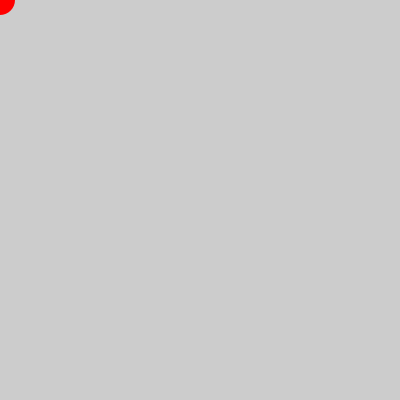
Frame 1 (no input)
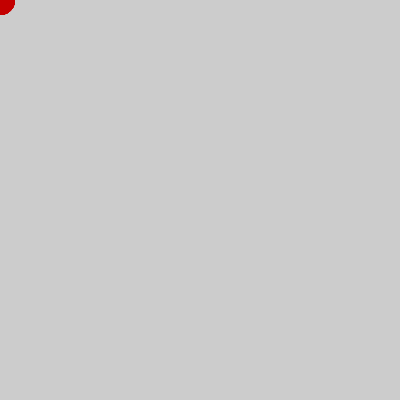
Frame 60 (the mouse pressed at the canvas centre just before this capture)
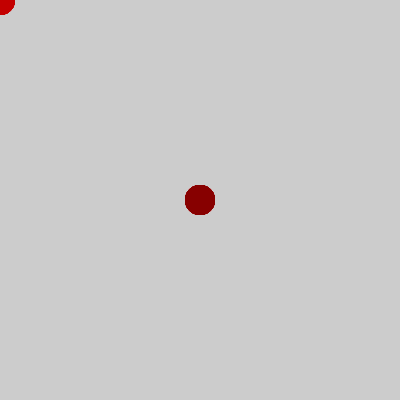
Frame 120 (the mouse held since frame 60 and released just before this capture)

The Processing sketch that drew these frames (run headless with seeded random() and noise(); from frame 60 on, the mouse is pressed at the canvas centre):

// Processing sketch: Red_Snake_Step_04
// ── Red_Snake_Step_04.pde
/*
* _01_Red_Snake
* 
* How to program a moving object leaving traces of the mouse movement on the screen. 
*       
* (c) 2013-2016 Arduino LLC. D. Cuartielles
*/
 
int red = 255;
 
void setup() {
  size(400, 400);
}

void draw() {
  red = red - 1;            // Make the red a little darker
  if (red < 0){
    red = 255;                 // Once it reaches black, make it light red again
  }
  
  noStroke();             
  fill(red, 0, 0);          
  ellipse(mouseX, mouseY, 30, 30); 
}
